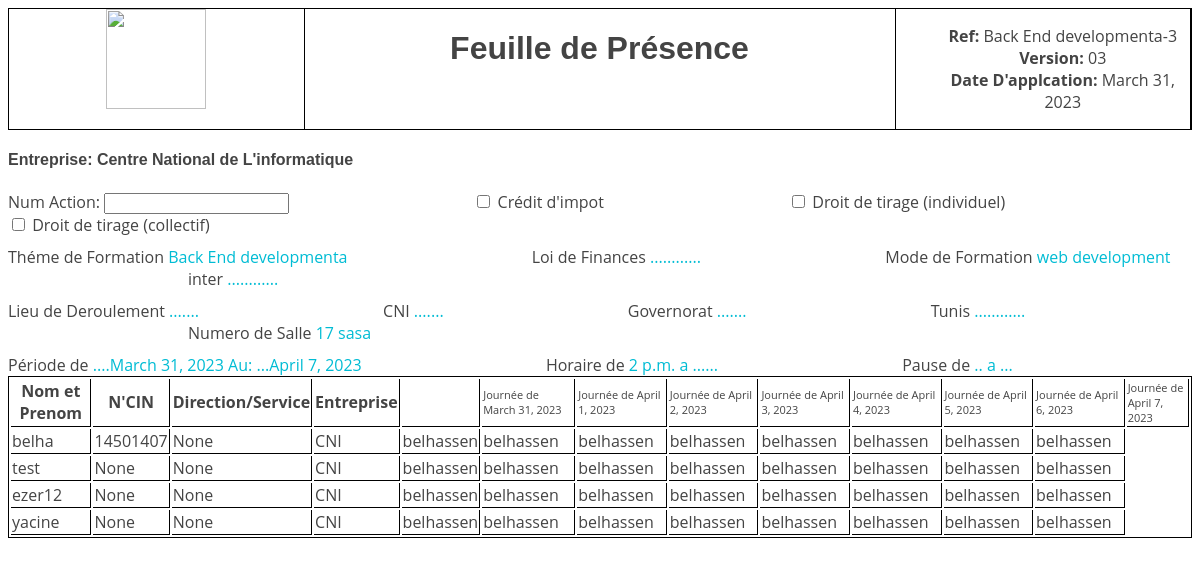
Page /formation/back-end-developmenta/ on the committed database.
### base/models.py (models this page shows, shortened)
class Formation(models.Model):
    name = models.CharField(max_length=50)
    num_salle = models.CharField(max_length=50)
    domaine = models.CharField(max_length=50,blank=True,null=True)
    description = models.TextField(blank=True, null=True)
    date_debut = models.DateField(blank=True, null=True)
    horraire_debut = models.TimeField(blank=True, null=True)
    date_fin = models.DateField(blank=True, null=True)
    formateur = models.ForeignKey(Formateur, on_delete=models.CASCADE)
    max_places = models.IntegerField(blank=True, null=True,default=20)
    image = models.ImageField(upload_to="images-formation",blank=True, null=True)
    participant = models.ManyToManyField(Participant,blank=True)
    slug = models.SlugField(null=True,blank=True)

class Participant(models.Model):
    user = models.OneToOneField(User, on_delete=models.CASCADE,null=True,blank=True)
    cin = models.CharField(validators=[MinLengthValidator(8)],max_length=8,blank=True, null=True)
    service = models.CharField(max_length=50,null=True,blank=True)
    email = models.EmailField(blank=True,null=True)
    entreprise = models.CharField(max_length=50,null=True,blank=True)
    def __str__(self):
        if self.user:
            return str(self.user.username)
        return str(self.user)

### base/views.py (the view)
# urls.py: path("formation/<slug:slug>/",formation_detail,name="formation2"),
def formation_detail(request,slug):
    context = {}
    formation = {}
    if slug:
        formation = Formation.objects.get(slug=slug)
        print(formation.name)
    d1 = formation.date_debut
    d2 = formation.date_fin
    nb_jours = abs((d2 - d1).days)
    print(slug)
    print(formation.name)
    print(d1)
    print(d2)
    print(nb_jours)
    dates = []
    context['formation'] = formation
    while d1 <= d2:
        dates.append(d1)
        d1 += datetime.timedelta(days=1)
    context['dates'] = dates
    context['participants'] = formation.participant.all()
    return render(request, 'base/detail2.html',context)

### templates/base/detail2.html
{% load static %}
<link rel="stylesheet" href="{% static 'css/table.css' %}">
<div class="container">
<div class="table">
    <div class="image">
        <img src="{% static 'images/one.png' %}" style="height:100px;" alt="">
    </div>
    <div class="text">
        <h1>Feuille de Présence</h1>
    </div>
    <div class="list">
        <ul>
            <li><span>Ref:</span> {{formation.name}}-{{formation.pk}}</li>
            <li><span>Version:</span> 0{{formation.pk}}</li>
            <li><span>Date D'applcation:</span>  {{formation.date_debut}}</li>
        </ul>
    </div>
</div>
    <div class="contenu">
    <h4>Entreprise: Centre National de L'informatique</h4>
    <div class="action">
        <div class="input">
        Num Action: <input type="text" name="" id="">
    </div>
    <div class="input">
    <input type="checkbox" name="" id=""> <span>Crédit d'impot</span>
</div>
    <div class="input">
    <input type="checkbox" name="" id=""> Droit de tirage (individuel)
    </div>
    <div class="input">
    <input type="checkbox" name="" id=""> Droit de tirage (collectif)
    </div>
<br>
<div class="contenu2">
    <div class="theme">
    <span class="titre">Théme de Formation</span> <label>{{formation.name}}</label>
    <span class="titre">Loi de Finances</span> <label>............</label>
    <span class="titre">Mode de Formation </span> <label>{{formation.domaine}}</label>
    <span class="titre">inter</span> <label>............</label>
</div>
    <div class="donne">
        <span class="titre">Lieu de Deroulement</span> <label>.......</label>
        <span class="titre">CNI</span> <label>.......</label>
        <span class="titre">Governorat</span> <label>.......</label>
        <span class="titre">Tunis</span> <label>............</label>
        <span class="titre">Numero de Salle</span> <label>{{formation.num_salle}}</label>
    </div>
    <div class="periode">
        <span class="titre">Période de </span> <label>....{{formation.date_debut}} </label> <label>Au: ...{{formation.date_fin}}</label>
        <span class="titre">Horaire de </span> <label>{{formation.horraire_debut}}</label>  <label>a ......</label>
        <span class="titre">Pause de</span> <label>..</label> <label>a ...</label>
    </div>
</div>
<div class="participants">
    <table>
        <tr>
        <th>Nom et Prenom</th>
        <th>N'CIN</th>
        <th>Direction/Service</th>
        <th>Entreprise</th>
        <th>
                    {% for date in dates %}
                    <td class="date">Journée de {{date}}</td>
                    {% endfor %}
        </th>
    </tr>
    {% if participants %}
        {% for participant in participants %}
        <tr>
            <td>{{participant}}</td>
            <td>{{participant.cin}}</td>
            <td>{{participant.service}}</td>
            <td>CNI</td>
            {% for date in dates %}
            <td>belhassen</td>
            {% endfor %}
        </tr>
        {% endfor %}
    {% endif %}
    </table>
</div>
</div>

### gestion_formation/static/css/table.css (style rules this page uses)
h1, h2, h3, h4, h5, h6 { font-family: "Raleway", sans-serif; }
ul { list-style: none; }
.table { display: grid; grid-template-columns: 25% 50% 25%; border: 1px solid black; text-align: center; }
.table div { border-right: 1px solid black ; }
.table li span { font-weight: bold; }
.action .input { display: inline-block; margin-right: 180px; }
.contenu2 div { margin-top: 10px; }
.contenu2 span { margin-left: 180px; }
.contenu2 label { color: #00bcd4; }
.contenu2 span:first-child { margin-left: 0 !important; }
.date { border-right: 1px solid black; font-size: 11px; }
table { border: 1px solid black; }
table th { border-right: 1px solid black; border-bottom: 1px solid black; }
table tr td { border-right: 1px solid black; border-bottom: 1px solid black; }

### rows in the picture
Formation: name "Back End developmenta", pk "3", date_debut "March 31, 2023", domaine "web development", num_salle "17 sasa", date_fin "April 7, 2023", horraire_debut "2 p.m.", dates "March 31, 2023"
Participant: user.username "belha", cin "14501407", service "None"
Participant: user.username "test", cin "None", service "None"
Participant: user.username "ezer12", cin "None", service "None"
Participant: user.username "yacine", cin "None", service "None"

### other values in the picture
{{ date }} "April 1, 2023" "April 2, 2023" "April 3, 2023" "April 4, 2023" "April 5, 2023" "April 6, 2023" "April 7, 2023"
